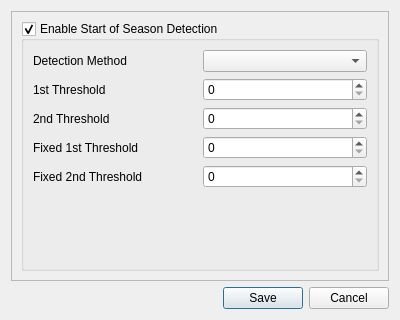
<?xml version="1.0" encoding="UTF-8"?>
<ui version="4.0">
 <class>Dialog</class>
 <widget class="QDialog" name="Dialog">
  <property name="geometry">
   <rect>
    <x>0</x>
    <y>0</y>
    <width>400</width>
    <height>320</height>
   </rect>
  </property>
  <property name="windowTitle">
   <string>Rainy Season Detection Preferences</string>
  </property>
  <property name="modal">
   <bool>true</bool>
  </property>
  <layout class="QGridLayout" name="gridLayout">
   <item row="2" column="0">
    <widget class="QDialogButtonBox" name="buttonBox">
     <property name="orientation">
      <enum>Qt::Horizontal</enum>
     </property>
     <property name="standardButtons">
      <set>QDialogButtonBox::Cancel|QDialogButtonBox::Save</set>
     </property>
    </widget>
   </item>
   <item row="1" column="0">
    <widget class="QFrame" name="frame">
     <property name="frameShape">
      <enum>QFrame::StyledPanel</enum>
     </property>
     <property name="frameShadow">
      <enum>QFrame::Raised</enum>
     </property>
     <layout class="QGridLayout" name="gridLayout_3">
      <item row="0" column="0">
       <widget class="QGroupBox" name="sosGroupBox">
        <property name="title">
         <string>Enable Start of Season Detection</string>
        </property>
        <property name="checkable">
         <bool>true</bool>
        </property>
        <layout class="QGridLayout" name="gridLayout_2">
         <item row="0" column="0">
          <widget class="QLabel" name="label">
           <property name="text">
            <string>Detection Method</string>
           </property>
          </widget>
         </item>
         <item row="1" column="0">
          <widget class="QLabel" name="label_2">
           <property name="text">
            <string>1st Threshold</string>
           </property>
          </widget>
         </item>
         <item row="0" column="1">
          <widget class="QComboBox" name="sosDetectionMethodComboBox"/>
         </item>
         <item row="2" column="1">
          <widget class="QSpinBox" name="sos2ndThresholdSpinBox">
           <property name="maximum">
            <number>999999999</number>
           </property>
          </widget>
         </item>
         <item row="4" column="0" colspan="2">
          <spacer name="verticalSpacer">
           <property name="orientation">
            <enum>Qt::Vertical</enum>
           </property>
           <property name="sizeHint" stdset="0">
            <size>
             <width>0</width>
             <height>0</height>
            </size>
           </property>
          </spacer>
         </item>
         <item row="2" column="0">
          <widget class="QLabel" name="label_3">
           <property name="text">
            <string>2nd Threshold</string>
           </property>
          </widget>
         </item>
         <item row="1" column="1">
          <widget class="QSpinBox" name="sos1stThresholdSpinBox">
           <property name="minimum">
            <number>0</number>
           </property>
           <property name="maximum">
            <number>999999999</number>
           </property>
          </widget>
         </item>
         <item row="3" column="0" colspan="2">
          <widget class="QWidget" name="pctAvgWidgetGroup" native="true">
           <layout class="QGridLayout" name="gridLayout_4">
            <property name="leftMargin">
             <number>0</number>
            </property>
            <property name="topMargin">
             <number>0</number>
            </property>
            <property name="rightMargin">
             <number>0</number>
            </property>
            <property name="bottomMargin">
             <number>0</number>
            </property>
            <item row="0" column="0">
             <widget class="QLabel" name="label_4">
              <property name="text">
               <string>Fixed 1st Threshold</string>
              </property>
             </widget>
            </item>
            <item row="0" column="1">
             <widget class="QSpinBox" name="sosFixed1stThresholdSpinBox"/>
            </item>
            <item row="1" column="0">
             <widget class="QLabel" name="label_5">
              <property name="text">
               <string>Fixed 2nd Threshold</string>
              </property>
             </widget>
            </item>
            <item row="1" column="1">
             <widget class="QSpinBox" name="sosFixed2ndThresholdSpinBox"/>
            </item>
           </layout>
          </widget>
         </item>
        </layout>
       </widget>
      </item>
     </layout>
    </widget>
   </item>
  </layout>
 </widget>
 <resources/>
 <connections>
  <connection>
   <sender>buttonBox</sender>
   <signal>accepted()</signal>
   <receiver>Dialog</receiver>
   <slot>accept()</slot>
   <hints>
    <hint type="sourcelabel">
     <x>248</x>
     <y>254</y>
    </hint>
    <hint type="destinationlabel">
     <x>157</x>
     <y>274</y>
    </hint>
   </hints>
  </connection>
  <connection>
   <sender>buttonBox</sender>
   <signal>rejected()</signal>
   <receiver>Dialog</receiver>
   <slot>reject()</slot>
   <hints>
    <hint type="sourcelabel">
     <x>316</x>
     <y>260</y>
    </hint>
    <hint type="destinationlabel">
     <x>286</x>
     <y>274</y>
    </hint>
   </hints>
  </connection>
 </connections>
</ui>
